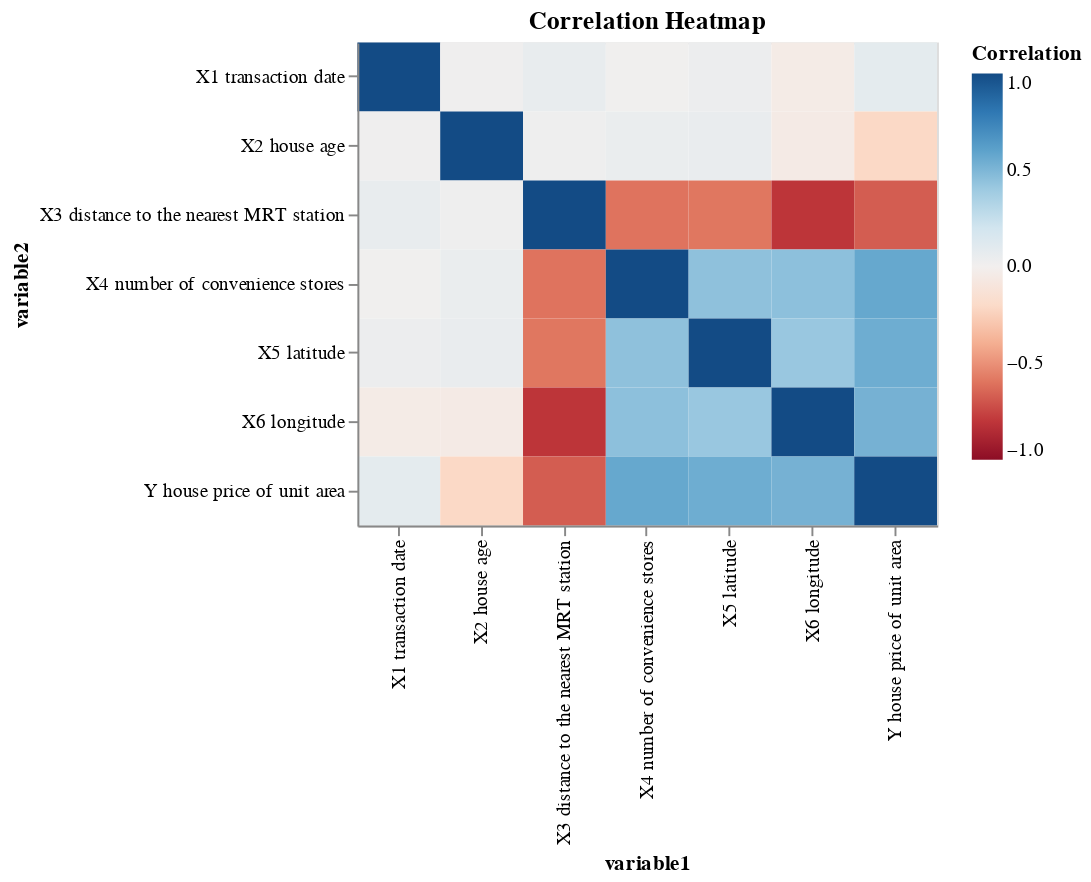

Notebook code for this chart:
### Code cell
# Calculate correlation matrix
correlation_matrix = housing.corr()

# Reshape the correlation matrix for Altair
correlation_data = correlation_matrix.stack().reset_index(name='correlation').rename(columns={'level_0': 'variable1', 'level_1': 'variable2'})

# Create a heatmap
heatmap = alt.Chart(correlation_data).mark_rect().encode(
    x='variable1:N',
    y='variable2:N',
    color=alt.Color('correlation:Q', scale=alt.Scale(scheme='redblue', domain=[-1, 1]), title='Correlation'),
    tooltip=['variable1:N', 'variable2:N', 'correlation:Q']
).properties(
    title='Correlation Heatmap',
    width=300,
    height=250
)

heatmap

### Figure 1 — Vega-Lite specification as saved in the notebook (floating-point values rounded to 4 significant figures)
{"config": {"view": {"continuousWidth": 300, "continuousHeight": 300}}, "data": {"name": "data-b7be909baa853e106f4173338fa76399"}, "mark": {"type": "rect"}, "encoding": {"color": {"field": "correlation", "scale": {"domain": [-1, 1], "scheme": "redblue"}, "title": "Correlation", "type": "quantitative"}, "tooltip": [{"field": "variable1", "type": "nominal"}, {"field": "variable2", "type": "nominal"}, {"field": "correlation", "type": "quantitative"}], "x": {"field": "variable1", "type": "nominal"}, "y": {"field": "variable2", "type": "nominal"}}, "height": 250, "title": "Correlation Heatmap", "width": 300, "$schema": "https://vega.github.io/schema/vega-lite/v5.16.3.json", "datasets": {"data-b7be909baa853e106f4173338fa76399": [{"variable1": "X1 transaction date", "variable2": "X1 transaction date", "correlation": 1.0}, {"variable1": "X1 transaction date", "variable2": "X2 house age", "correlation": 0.01754}, {"variable1": "X1 transaction date", "variable2": "X3 distance to the nearest MRT station", "correlation": 0.06088}, {"variable1": "X1 transaction date", "variable2": "X4 number of convenience stores", "correlation": 0.009544}, {"variable1": "X1 transaction date", "variable2": "X5 latitude", "correlation": 0.03502}, {"variable1": "X1 transaction date", "variable2": "X6 longitude", "correlation": -0.04107}, {"variable1": "X1 transaction date", "variable2": "Y house price of unit area", "correlation": 0.08753}, {"variable1": "X2 house age", "variable2": "X1 transaction date", "correlation": 0.01754}, {"variable1": "X2 house age", "variable2": "X2 house age", "correlation": 1.0}, {"variable1": "X2 house age", "variable2": "X3 distance to the nearest MRT station", "correlation": 0.02562}, {"variable1": "X2 house age", "variable2": "X4 number of convenience stores", "correlation": 0.04959}, {"variable1": "X2 house age", "variable2": "X5 latitude", "correlation": 0.05442}, {"variable1": "X2 house age", "variable2": "X6 longitude", "correlation": -0.04852}, {"variable1": "X2 house age", "variable2": "Y house price of unit area", "correlation": -0.2106}, {"variable1": "X3 distance to the nearest MRT station", "variable2": "X1 transaction date", "correlation": 0.06088}, {"variable1": "X3 distance to the nearest MRT station", "variable2": "X2 house age", "correlation": 0.02562}, {"variable1": "X3 distance to the nearest MRT station", "variable2": "X3 distance to the nearest MRT station", "correlation": 1.0}, {"variable1": "X3 distance to the nearest MRT station", "variable2": "X4 number of convenience stores", "correlation": -0.6025}, {"variable1": "X3 distance to the nearest MRT station", "variable2": "X5 latitude", "correlation": -0.5911}, {"variable1": "X3 distance to the nearest MRT station", "variable2": "X6 longitude", "correlation": -0.8063}, {"variable1": "X3 distance to the nearest MRT station", "variable2": "Y house price of unit area", "correlation": -0.6736}, {"variable1": "X4 number of convenience stores", "variable2": "X1 transaction date", "correlation": 0.009544}, {"variable1": "X4 number of convenience stores", "variable2": "X2 house age", "correlation": 0.04959}, {"variable1": "X4 number of convenience stores", "variable2": "X3 distance to the nearest MRT station", "correlation": -0.6025}, {"variable1": "X4 number of convenience stores", "variable2": "X4 number of convenience stores", "correlation": 1.0}, {"variable1": "X4 number of convenience stores", "variable2": "X5 latitude", "correlation": 0.4441}, {"variable1": "X4 number of convenience stores", "variable2": "X6 longitude", "correlation": 0.4491}, {"variable1": "X4 number of convenience stores", "variable2": "Y house price of unit area", "correlation": 0.571}, {"variable1": "X5 latitude", "variable2": "X1 transaction date", "correlation": 0.03502}, {"variable1": "X5 latitude", "variable2": "X2 house age", "correlation": 0.05442}, {"variable1": "X5 latitude", "variable2": "X3 distance to the nearest MRT station", "correlation": -0.5911}, {"variable1": "X5 latitude", "variable2": "X4 number of convenience stores", "correlation": 0.4441}, {"variable1": "X5 latitude", "variable2": "X5 latitude", "correlation": 1.0}, {"variable1": "X5 latitude", "variable2": "X6 longitude", "correlation": 0.4129}, {"variable1": "X5 latitude", "variable2": "Y house price of unit area", "correlation": 0.5463}, {"variable1": "X6 longitude", "variable2": "X1 transaction date", "correlation": -0.04107}, {"variable1": "X6 longitude", "variable2": "X2 house age", "correlation": -0.04852}, {"variable1": "X6 longitude", "variable2": "X3 distance to the nearest MRT station", "correlation": -0.8063}, {"variable1": "X6 longitude", "variable2": "X4 number of convenience stores", "correlation": 0.4491}, {"variable1": "X6 longitude", "variable2": "X5 latitude", "correlation": 0.4129}, {"variable1": "X6 longitude", "variable2": "X6 longitude", "correlation": 1.0}, {"variable1": "X6 longitude", "variable2": "Y house price of unit area", "correlation": 0.5233}, {"variable1": "Y house price of unit area", "variable2": "X1 transaction date", "correlation": 0.08753}, {"variable1": "Y house price of unit area", "variable2": "X2 house age", "correlation": -0.2106}, {"variable1": "Y house price of unit area", "variable2": "X3 distance to the nearest MRT station", "correlation": -0.6736}, {"variable1": "Y house price of unit area", "variable2": "X4 number of convenience stores", "correlation": 0.571}, {"variable1": "Y house price of unit area", "variable2": "X5 latitude", "correlation": 0.5463}, {"variable1": "Y house price of unit area", "variable2": "X6 longitude", "correlation": 0.5233}, {"variable1": "Y house price of unit area", "variable2": "Y house price of unit area", "correlation": 1.0}]}}
